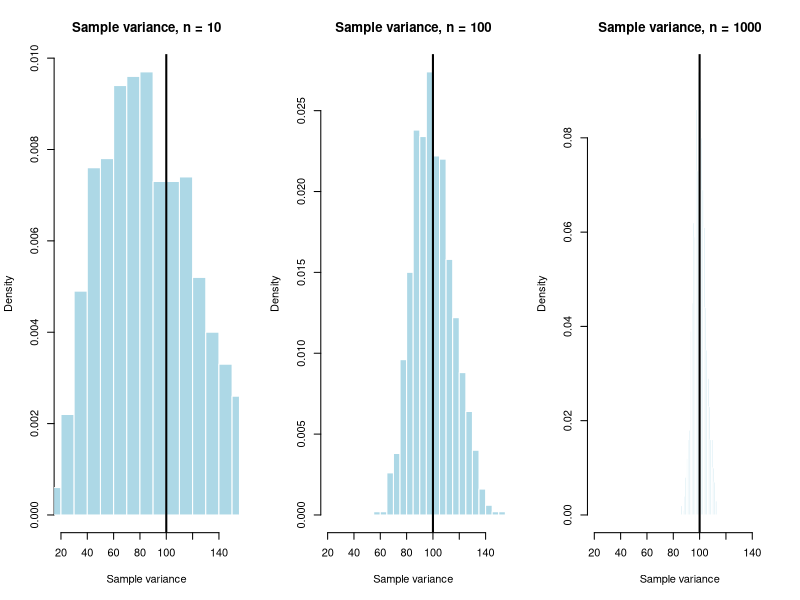

This chart was generated by the following R code:
# Monte Carlo for sample variance of Chi-squablack(50)
set.seed(123)

B <- 1000         # number of repetitions
df <- 50          # degrees of freedom
true_var <- 2 * df  # = 100

# Fixed x-axis range for comparison
xlim_range <- c(20, 150)
n_bins <- 30

# Case n = 10
n <- 10
vars <- numeric(B)
for (b in 1:B) {
  x <- rchisq(n, df = df)
  vars[b] <- var(x)   # sample variance
}
cat("n = 10, difference =", mean(vars) - true_var, "\n")
par(mfrow = c(1, 3)) # Make histograms appear side by side
hist(vars, probability = TRUE, breaks = n_bins,
     main = "Sample variance, n = 10",
     xlab = "Sample variance", col = "lightblue", border = "white",
     xlim = xlim_range)
abline(v = true_var, col = "black", lwd = 2)

# Case n = 100
n <- 100
vars <- numeric(B)
for (b in 1:B) {
  x <- rchisq(n, df = df)
  vars[b] <- var(x)
}
cat("n = 100, difference =", mean(vars) - true_var, "\n")
hist(vars, probability = TRUE, breaks = n_bins,
     main = "Sample variance, n = 100",
     xlab = "Sample variance", col = "lightblue", border = "white",
     xlim = xlim_range)
abline(v = true_var, col = "black", lwd = 2)

# Case n = 1000
n <- 1000
vars <- numeric(B)
for (b in 1:B) {
  x <- rchisq(n, df = df)
  vars[b] <- var(x)
}
cat("n = 1000, difference =", mean(vars) - true_var, "\n")
hist(vars, probability = TRUE, breaks = n_bins,
     main = "Sample variance, n = 1000",
     xlab = "Sample variance", col = "lightblue", border = "white",
     xlim = xlim_range)
abline(v = true_var, col = "black", lwd = 2)
